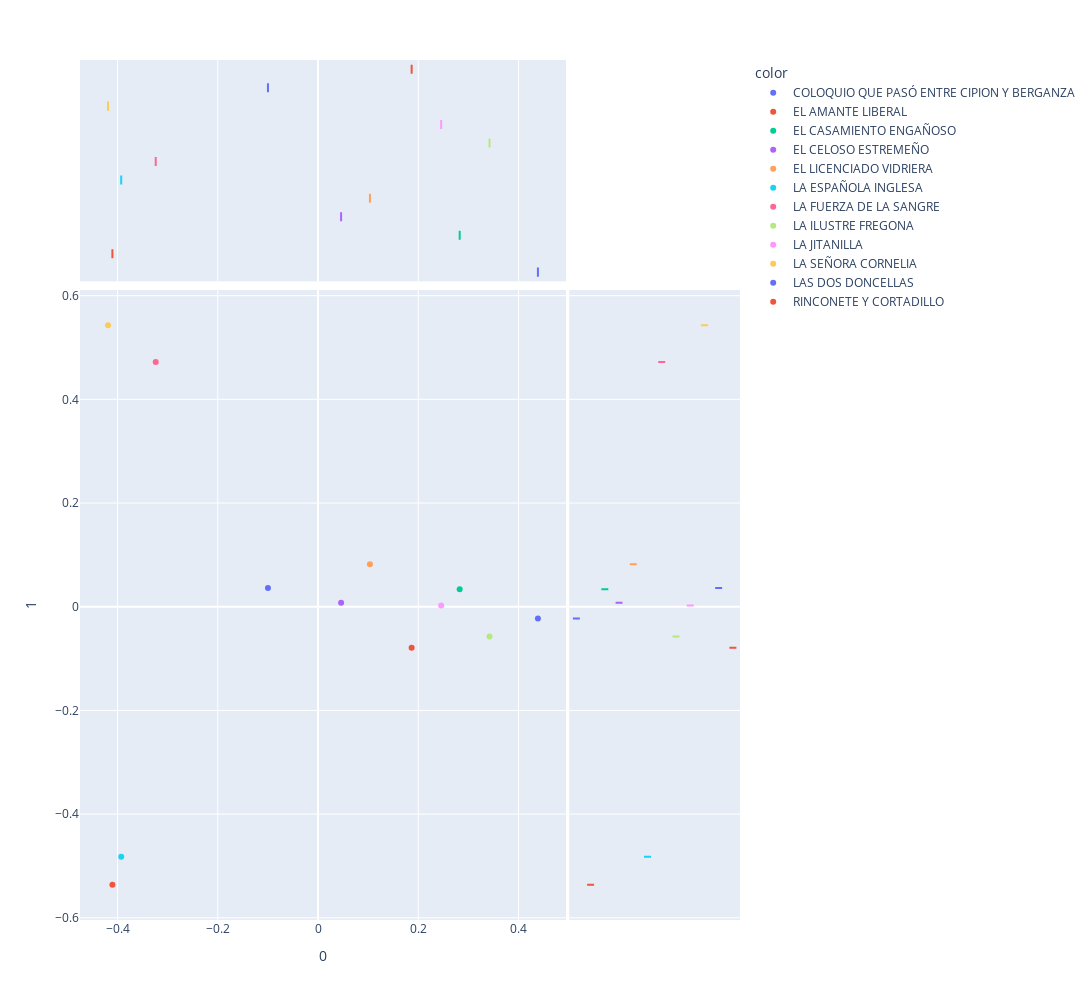

Notebook code cell kept with this figure:
### Code cell
px.scatter(DCM_Span, 0, 1,
           color = DOC_Span.title,
           height=1000, width=1200, 
           marginal_x='box', marginal_y='box')

### Figure 1 — Plotly figure (JSON) as saved in the notebook; plotly's stock layout.template omitted (floating-point values rounded to 4 significant figures)
{"data": [{"hovertemplate": "color=COLOQUIO QUE PASÓ ENTRE CIPION Y BERGANZA<br>0=%{x}<br>1=%{y}<extra></extra>", "legendgroup": "COLOQUIO QUE PASÓ ENTRE CIPION Y BERGANZA", "marker": {"color": "#636efa", "symbol": "circle"}, "mode": "markers", "name": "COLOQUIO QUE PASÓ ENTRE CIPION Y BERGANZA", "orientation": "v", "showlegend": true, "type": "scatter", "x": [0.4386], "xaxis": "x", "y": [-0.02267], "yaxis": "y"}, {"alignmentgroup": "True", "hovertemplate": "color=COLOQUIO QUE PASÓ ENTRE CIPION Y BERGANZA<br>0=%{x}<extra></extra>", "legendgroup": "COLOQUIO QUE PASÓ ENTRE CIPION Y BERGANZA", "marker": {"color": "#636efa", "symbol": "circle"}, "name": "COLOQUIO QUE PASÓ ENTRE CIPION Y BERGANZA", "notched": true, "offsetgroup": "COLOQUIO QUE PASÓ ENTRE CIPION Y BERGANZA", "showlegend": false, "type": "box", "x": [0.4386], "xaxis": "x3", "yaxis": "y3"}, {"alignmentgroup": "True", "hovertemplate": "color=COLOQUIO QUE PASÓ ENTRE CIPION Y BERGANZA<br>1=%{y}<extra></extra>", "legendgroup": "COLOQUIO QUE PASÓ ENTRE CIPION Y BERGANZA", "marker": {"color": "#636efa", "symbol": "circle"}, "name": "COLOQUIO QUE PASÓ ENTRE CIPION Y BERGANZA", "notched": true, "offsetgroup": "COLOQUIO QUE PASÓ ENTRE CIPION Y BERGANZA", "showlegend": false, "type": "box", "xaxis": "x2", "y": [-0.02267], "yaxis": "y2"}, {"hovertemplate": "color=EL AMANTE LIBERAL<br>0=%{x}<br>1=%{y}<extra></extra>", "legendgroup": "EL AMANTE LIBERAL", "marker": {"color": "#EF553B", "symbol": "circle"}, "mode": "markers", "name": "EL AMANTE LIBERAL", "orientation": "v", "showlegend": true, "type": "scatter", "x": [-0.4102], "xaxis": "x", "y": [-0.5362], "yaxis": "y"}, {"alignmentgroup": "True", "hovertemplate": "color=EL AMANTE LIBERAL<br>0=%{x}<extra></extra>", "legendgroup": "EL AMANTE LIBERAL", "marker": {"color": "#EF553B", "symbol": "circle"}, "name": "EL AMANTE LIBERAL", "notched": true, "offsetgroup": "EL AMANTE LIBERAL", "showlegend": false, "type": "box", "x": [-0.4102], "xaxis": "x3", "yaxis": "y3"}, {"alignmentgroup": "True", "hovertemplate": "color=EL AMANTE LIBERAL<br>1=%{y}<extra></extra>", "legendgroup": "EL AMANTE LIBERAL", "marker": {"color": "#EF553B", "symbol": "circle"}, "name": "EL AMANTE LIBERAL", "notched": true, "offsetgroup": "EL AMANTE LIBERAL", "showlegend": false, "type": "box", "xaxis": "x2", "y": [-0.5362], "yaxis": "y2"}, {"hovertemplate": "color=EL CASAMIENTO ENGAÑOSO<br>0=%{x}<br>1=%{y}<extra></extra>", "legendgroup": "EL CASAMIENTO ENGAÑOSO", "marker": {"color": "#00cc96", "symbol": "circle"}, "mode": "markers", "name": "EL CASAMIENTO ENGAÑOSO", "orientation": "v", "showlegend": true, "type": "scatter", "x": [0.2826], "xaxis": "x", "y": [0.03398], "yaxis": "y"}, {"alignmentgroup": "True", "hovertemplate": "color=EL CASAMIENTO ENGAÑOSO<br>0=%{x}<extra></extra>", "legendgroup": "EL CASAMIENTO ENGAÑOSO", "marker": {"color": "#00cc96", "symbol": "circle"}, "name": "EL CASAMIENTO ENGAÑOSO", "notched": true, "offsetgroup": "EL CASAMIENTO ENGAÑOSO", "showlegend": false, "type": "box", "x": [0.2826], "xaxis": "x3", "yaxis": "y3"}, {"alignmentgroup": "True", "hovertemplate": "color=EL CASAMIENTO ENGAÑOSO<br>1=%{y}<extra></extra>", "legendgroup": "EL CASAMIENTO ENGAÑOSO", "marker": {"color": "#00cc96", "symbol": "circle"}, "name": "EL CASAMIENTO ENGAÑOSO", "notched": true, "offsetgroup": "EL CASAMIENTO ENGAÑOSO", "showlegend": false, "type": "box", "xaxis": "x2", "y": [0.03398], "yaxis": "y2"}, {"hovertemplate": "color=EL CELOSO ESTREMEÑO<br>0=%{x}<br>1=%{y}<extra></extra>", "legendgroup": "EL CELOSO ESTREMEÑO", "marker": {"color": "#ab63fa", "symbol": "circle"}, "mode": "markers", "name": "EL CELOSO ESTREMEÑO", "orientation": "v", "showlegend": true, "type": "scatter", "x": [0.04603], "xaxis": "x", "y": [0.007556], "yaxis": "y"}, {"alignmentgroup": "True", "hovertemplate": "color=EL CELOSO ESTREMEÑO<br>0=%{x}<extra></extra>", "legendgroup": "EL CELOSO ESTREMEÑO", "marker": {"color": "#ab63fa", "symbol": "circle"}, "name": "EL CELOSO ESTREMEÑO", "notched": true, "offsetgroup": "EL CELOSO ESTREMEÑO", "showlegend": false, "type": "box", "x": [0.04603], "xaxis": "x3", "yaxis": "y3"}, {"alignmentgroup": "True", "hovertemplate": "color=EL CELOSO ESTREMEÑO<br>1=%{y}<extra></extra>", "legendgroup": "EL CELOSO ESTREMEÑO", "marker": {"color": "#ab63fa", "symbol": "circle"}, "name": "EL CELOSO ESTREMEÑO", "notched": true, "offsetgroup": "EL CELOSO ESTREMEÑO", "showlegend": false, "type": "box", "xaxis": "x2", "y": [0.007556], "yaxis": "y2"}, {"hovertemplate": "color=EL LICENCIADO VIDRIERA<br>0=%{x}<br>1=%{y}<extra></extra>", "legendgroup": "EL LICENCIADO VIDRIERA", "marker": {"color": "#FFA15A", "symbol": "circle"}, "mode": "markers", "name": "EL LICENCIADO VIDRIERA", "orientation": "v", "showlegend": true, "type": "scatter", "x": [0.1035], "xaxis": "x", "y": [0.08182], "yaxis": "y"}, {"alignmentgroup": "True", "hovertemplate": "color=EL LICENCIADO VIDRIERA<br>0=%{x}<extra></extra>", "legendgroup": "EL LICENCIADO VIDRIERA", "marker": {"color": "#FFA15A", "symbol": "circle"}, "name": "EL LICENCIADO VIDRIERA", "notched": true, "offsetgroup": "EL LICENCIADO VIDRIERA", "showlegend": false, "type": "box", "x": [0.1035], "xaxis": "x3", "yaxis": "y3"}, {"alignmentgroup": "True", "hovertemplate": "color=EL LICENCIADO VIDRIERA<br>1=%{y}<extra></extra>", "legendgroup": "EL LICENCIADO VIDRIERA", "marker": {"color": "#FFA15A", "symbol": "circle"}, "name": "EL LICENCIADO VIDRIERA", "notched": true, "offsetgroup": "EL LICENCIADO VIDRIERA", "showlegend": false, "type": "box", "xaxis": "x2", "y": [0.08182], "yaxis": "y2"}, {"hovertemplate": "color=LA ESPAÑOLA INGLESA<br>0=%{x}<br>1=%{y}<extra></extra>", "legendgroup": "LA ESPAÑOLA INGLESA", "marker": {"color": "#19d3f3", "symbol": "circle"}, "mode": "markers", "name": "LA ESPAÑOLA INGLESA", "orientation": "v", "showlegend": true, "type": "scatter", "x": [-0.3926], "xaxis": "x", "y": [-0.4822], "yaxis": "y"}, {"alignmentgroup": "True", "hovertemplate": "color=LA ESPAÑOLA INGLESA<br>0=%{x}<extra></extra>", "legendgroup": "LA ESPAÑOLA INGLESA", "marker": {"color": "#19d3f3", "symbol": "circle"}, "name": "LA ESPAÑOLA INGLESA", "notched": true, "offsetgroup": "LA ESPAÑOLA INGLESA", "showlegend": false, "type": "box", "x": [-0.3926], "xaxis": "x3", "yaxis": "y3"}, {"alignmentgroup": "True", "hovertemplate": "color=LA ESPAÑOLA INGLESA<br>1=%{y}<extra></extra>", "legendgroup": "LA ESPAÑOLA INGLESA", "marker": {"color": "#19d3f3", "symbol": "circle"}, "name": "LA ESPAÑOLA INGLESA", "notched": true, "offsetgroup": "LA ESPAÑOLA INGLESA", "showlegend": false, "type": "box", "xaxis": "x2", "y": [-0.4822], "yaxis": "y2"}, {"hovertemplate": "color=LA FUERZA DE LA SANGRE<br>0=%{x}<br>1=%{y}<extra></extra>", "legendgroup": "LA FUERZA DE LA SANGRE", "marker": {"color": "#FF6692", "symbol": "circle"}, "mode": "markers", "name": "LA FUERZA DE LA SANGRE", "orientation": "v", "showlegend": true, "type": "scatter", "x": [-0.3238], "xaxis": "x", "y": [0.4723], "yaxis": "y"}, {"alignmentgroup": "True", "hovertemplate": "color=LA FUERZA DE LA SANGRE<br>0=%{x}<extra></extra>", "legendgroup": "LA FUERZA DE LA SANGRE", "marker": {"color": "#FF6692", "symbol": "circle"}, "name": "LA FUERZA DE LA SANGRE", "notched": true, "offsetgroup": "LA FUERZA DE LA SANGRE", "showlegend": false, "type": "box", "x": [-0.3238], "xaxis": "x3", "yaxis": "y3"}, {"alignmentgroup": "True", "hovertemplate": "color=LA FUERZA DE LA SANGRE<br>1=%{y}<extra></extra>", "legendgroup": "LA FUERZA DE LA SANGRE", "marker": {"color": "#FF6692", "symbol": "circle"}, "name": "LA FUERZA DE LA SANGRE", "notched": true, "offsetgroup": "LA FUERZA DE LA SANGRE", "showlegend": false, "type": "box", "xaxis": "x2", "y": [0.4723], "yaxis": "y2"}, {"hovertemplate": "color=LA ILUSTRE FREGONA<br>0=%{x}<br>1=%{y}<extra></extra>", "legendgroup": "LA ILUSTRE FREGONA", "marker": {"color": "#B6E880", "symbol": "circle"}, "mode": "markers", "name": "LA ILUSTRE FREGONA", "orientation": "v", "showlegend": true, "type": "scatter", "x": [0.3421], "xaxis": "x", "y": [-0.05734], "yaxis": "y"}, {"alignmentgroup": "True", "hovertemplate": "color=LA ILUSTRE FREGONA<br>0=%{x}<extra></extra>", "legendgroup": "LA ILUSTRE FREGONA", "marker": {"color": "#B6E880", "symbol": "circle"}, "name": "LA ILUSTRE FREGONA", "notched": true, "offsetgroup": "LA ILUSTRE FREGONA", "showlegend": false, "type": "box", "x": [0.3421], "xaxis": "x3", "yaxis": "y3"}, {"alignmentgroup": "True", "hovertemplate": "color=LA ILUSTRE FREGONA<br>1=%{y}<extra></extra>", "legendgroup": "LA ILUSTRE FREGONA", "marker": {"color": "#B6E880", "symbol": "circle"}, "name": "LA ILUSTRE FREGONA", "notched": true, "offsetgroup": "LA ILUSTRE FREGONA", "showlegend": false, "type": "box", "xaxis": "x2", "y": [-0.05734], "yaxis": "y2"}, {"hovertemplate": "color=LA JITANILLA<br>0=%{x}<br>1=%{y}<extra></extra>", "legendgroup": "LA JITANILLA", "marker": {"color": "#FF97FF", "symbol": "circle"}, "mode": "markers", "name": "LA JITANILLA", "orientation": "v", "showlegend": true, "type": "scatter", "x": [0.2457], "xaxis": "x", "y": [0.002483], "yaxis": "y"}, {"alignmentgroup": "True", "hovertemplate": "color=LA JITANILLA<br>0=%{x}<extra></extra>", "legendgroup": "LA JITANILLA", "marker": {"color": "#FF97FF", "symbol": "circle"}, "name": "LA JITANILLA", "notched": true, "offsetgroup": "LA JITANILLA", "showlegend": false, "type": "box", "x": [0.2457], "xaxis": "x3", "yaxis": "y3"}, {"alignmentgroup": "True", "hovertemplate": "color=LA JITANILLA<br>1=%{y}<extra></extra>", "legendgroup": "LA JITANILLA", "marker": {"color": "#FF97FF", "symbol": "circle"}, "name": "LA JITANILLA", "notched": true, "offsetgroup": "LA JITANILLA", "showlegend": false, "type": "box", "xaxis": "x2", "y": [0.002483], "yaxis": "y2"}, {"hovertemplate": "color=LA SEÑORA CORNELIA<br>0=%{x}<br>1=%{y}<extra></extra>", "legendgroup": "LA SEÑORA CORNELIA", "marker": {"color": "#FECB52", "symbol": "circle"}, "mode": "markers", "name": "LA SEÑORA CORNELIA", "orientation": "v", "showlegend": true, "type": "scatter", "x": [-0.4189], "xaxis": "x", "y": [0.543], "yaxis": "y"}, {"alignmentgroup": "True", "hovertemplate": "color=LA SEÑORA CORNELIA<br>0=%{x}<extra></extra>", "legendgroup": "LA SEÑORA CORNELIA", "marker": {"color": "#FECB52", "symbol": "circle"}, "name": "LA SEÑORA CORNELIA", "notched": true, "offsetgroup": "LA SEÑORA CORNELIA", "showlegend": false, "type": "box", "x": [-0.4189], "xaxis": "x3", "yaxis": "y3"}, {"alignmentgroup": "True", "hovertemplate": "color=LA SEÑORA CORNELIA<br>1=%{y}<extra></extra>", "legendgroup": "LA SEÑORA CORNELIA", "marker": {"color": "#FECB52", "symbol": "circle"}, "name": "LA SEÑORA CORNELIA", "notched": true, "offsetgroup": "LA SEÑORA CORNELIA", "showlegend": false, "type": "box", "xaxis": "x2", "y": [0.543], "yaxis": "y2"}, {"hovertemplate": "color=LAS DOS DONCELLAS<br>0=%{x}<br>1=%{y}<extra></extra>", "legendgroup": "LAS DOS DONCELLAS", "marker": {"color": "#636efa", "symbol": "circle"}, "mode": "markers", "name": "LAS DOS DONCELLAS", "orientation": "v", "showlegend": true, "type": "scatter", "x": [-0.09989], "xaxis": "x", "y": [0.03611], "yaxis": "y"}, {"alignmentgroup": "True", "hovertemplate": "color=LAS DOS DONCELLAS<br>0=%{x}<extra></extra>", "legendgroup": "LAS DOS DONCELLAS", "marker": {"color": "#636efa", "symbol": "circle"}, "name": "LAS DOS DONCELLAS", "notched": true, "offsetgroup": "LAS DOS DONCELLAS", "showlegend": false, "type": "box", "x": [-0.09989], "xaxis": "x3", "yaxis": "y3"}, {"alignmentgroup": "True", "hovertemplate": "color=LAS DOS DONCELLAS<br>1=%{y}<extra></extra>", "legendgroup": "LAS DOS DONCELLAS", "marker": {"color": "#636efa", "symbol": "circle"}, "name": "LAS DOS DONCELLAS", "notched": true, "offsetgroup": "LAS DOS DONCELLAS", "showlegend": false, "type": "box", "xaxis": "x2", "y": [0.03611], "yaxis": "y2"}, {"hovertemplate": "color=RINCONETE Y CORTADILLO<br>0=%{x}<br>1=%{y}<extra></extra>", "legendgroup": "RINCONETE Y CORTADILLO", "marker": {"color": "#EF553B", "symbol": "circle"}, "mode": "markers", "name": "RINCONETE Y CORTADILLO", "orientation": "v", "showlegend": true, "type": "scatter", "x": [0.1868], "xaxis": "x", "y": [-0.07887], "yaxis": "y"}, {"alignmentgroup": "True", "hovertemplate": "color=RINCONETE Y CORTADILLO<br>0=%{x}<extra></extra>", "legendgroup": "RINCONETE Y CORTADILLO", "marker": {"color": "#EF553B", "symbol": "circle"}, "name": "RINCONETE Y CORTADILLO", "notched": true, "offsetgroup": "RINCONETE Y CORTADILLO", "showlegend": false, "type": "box", "x": [0.1868], "xaxis": "x3", "yaxis": "y3"}, {"alignmentgroup": "True", "hovertemplate": "color=RINCONETE Y CORTADILLO<br>1=%{y}<extra></extra>", "legendgroup": "RINCONETE Y CORTADILLO", "marker": {"color": "#EF553B", "symbol": "circle"}, "name": "RINCONETE Y CORTADILLO", "notched": true, "offsetgroup": "RINCONETE Y CORTADILLO", "showlegend": false, "type": "box", "xaxis": "x2", "y": [-0.07887], "yaxis": "y2"}], "layout": {"height": 1000, "legend": {"title": {"text": "color"}, "tracegroupgap": 0}, "margin": {"t": 60}, "width": 1200, "xaxis": {"anchor": "y", "autorange": true, "domain": [0, 0.7363], "range": [-0.4739, 0.4937], "title": {"text": "0"}, "type": "linear"}, "xaxis2": {"anchor": "y2", "autorange": true, "domain": [0.7413, 1], "matches": "x2", "range": [-0.5, 11.5], "showgrid": false, "showline": false, "showticklabels": false, "ticks": "", "type": "category"}, "xaxis3": {"anchor": "y3", "autorange": true, "domain": [0, 0.7363], "matches": "x", "range": [-0.4739, 0.4937], "showgrid": true, "showticklabels": false, "type": "linear"}, "xaxis4": {"anchor": "y4", "domain": [0.7413, 1], "matches": "x2", "showgrid": false, "showline": false, "showticklabels": false, "ticks": ""}, "yaxis": {"anchor": "x", "autorange": true, "domain": [0, 0.7326], "range": [-0.6042, 0.611], "title": {"text": "1"}, "type": "linear"}, "yaxis2": {"anchor": "x2", "autorange": true, "domain": [0, 0.7326], "matches": "y", "range": [-0.6042, 0.611], "showgrid": true, "showticklabels": false, "type": "linear"}, "yaxis3": {"anchor": "x3", "autorange": true, "domain": [0.7426, 1], "matches": "y3", "range": [-0.5, 11.5], "showgrid": false, "showline": false, "showticklabels": false, "ticks": "", "type": "category"}, "yaxis4": {"anchor": "x4", "domain": [0.7426, 1], "matches": "y3", "showgrid": true, "showline": false, "showticklabels": false, "ticks": ""}}}
